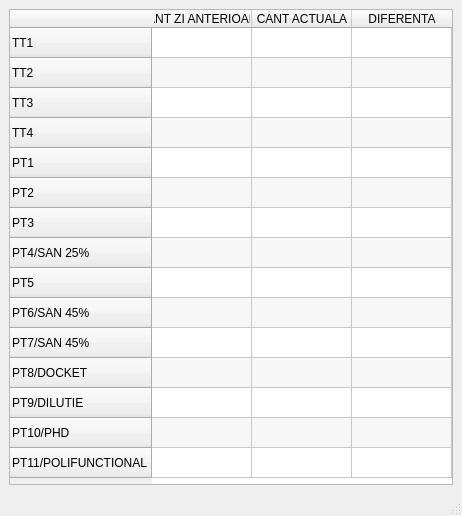
<?xml version="1.0" encoding="UTF-8"?>
<ui version="4.0">
 <class>TabelTanc</class>
 <widget class="QMainWindow" name="TabelTanc">
  <property name="geometry">
   <rect>
    <x>0</x>
    <y>0</y>
    <width>462</width>
    <height>516</height>
   </rect>
  </property>
  <property name="windowTitle">
   <string>MainWindow</string>
  </property>
  <property name="documentMode">
   <bool>false</bool>
  </property>
  <widget class="QWidget" name="WidgetTabel">
   <layout class="QVBoxLayout" name="verticalLayout">
    <item>
     <widget class="QTableWidget" name="TabelDate">
      <property name="font">
       <font>
        <bold>false</bold>
       </font>
      </property>
      <property name="frameShadow">
       <enum>QFrame::Raised</enum>
      </property>
      <property name="verticalScrollBarPolicy">
       <enum>Qt::ScrollBarAsNeeded</enum>
      </property>
      <property name="sizeAdjustPolicy">
       <enum>QAbstractScrollArea::AdjustToContents</enum>
      </property>
      <property name="autoScroll">
       <bool>true</bool>
      </property>
      <property name="autoScrollMargin">
       <number>16</number>
      </property>
      <property name="editTriggers">
       <set>QAbstractItemView::NoEditTriggers</set>
      </property>
      <property name="tabKeyNavigation">
       <bool>true</bool>
      </property>
      <property name="showDropIndicator" stdset="0">
       <bool>true</bool>
      </property>
      <property name="dragDropOverwriteMode">
       <bool>true</bool>
      </property>
      <property name="alternatingRowColors">
       <bool>true</bool>
      </property>
      <property name="selectionMode">
       <enum>QAbstractItemView::ExtendedSelection</enum>
      </property>
      <property name="selectionBehavior">
       <enum>QAbstractItemView::SelectRows</enum>
      </property>
      <property name="textElideMode">
       <enum>Qt::ElideMiddle</enum>
      </property>
      <property name="showGrid">
       <bool>true</bool>
      </property>
      <property name="gridStyle">
       <enum>Qt::SolidLine</enum>
      </property>
      <property name="sortingEnabled">
       <bool>false</bool>
      </property>
      <property name="wordWrap">
       <bool>false</bool>
      </property>
      <property name="cornerButtonEnabled">
       <bool>true</bool>
      </property>
      <attribute name="horizontalHeaderVisible">
       <bool>true</bool>
      </attribute>
      <attribute name="horizontalHeaderCascadingSectionResizes">
       <bool>false</bool>
      </attribute>
      <attribute name="horizontalHeaderHighlightSections">
       <bool>true</bool>
      </attribute>
      <attribute name="verticalHeaderVisible">
       <bool>true</bool>
      </attribute>
      <attribute name="verticalHeaderHighlightSections">
       <bool>true</bool>
      </attribute>
      <row>
       <property name="text">
        <string>TT1</string>
       </property>
      </row>
      <row>
       <property name="text">
        <string>TT2</string>
       </property>
      </row>
      <row>
       <property name="text">
        <string>TT3</string>
       </property>
      </row>
      <row>
       <property name="text">
        <string>TT4</string>
       </property>
      </row>
      <row>
       <property name="text">
        <string>PT1</string>
       </property>
      </row>
      <row>
       <property name="text">
        <string>PT2</string>
       </property>
      </row>
      <row>
       <property name="text">
        <string>PT3</string>
       </property>
      </row>
      <row>
       <property name="text">
        <string>PT4/SAN 25%</string>
       </property>
      </row>
      <row>
       <property name="text">
        <string>PT5</string>
       </property>
      </row>
      <row>
       <property name="text">
        <string>PT6/SAN 45%</string>
       </property>
      </row>
      <row>
       <property name="text">
        <string>PT7/SAN 45%</string>
       </property>
      </row>
      <row>
       <property name="text">
        <string>PT8/DOCKET</string>
       </property>
      </row>
      <row>
       <property name="text">
        <string>PT9/DILUTIE</string>
       </property>
      </row>
      <row>
       <property name="text">
        <string>PT10/PHD</string>
       </property>
      </row>
      <row>
       <property name="text">
        <string>PT11/POLIFUNCTIONAL</string>
       </property>
      </row>
      <column>
       <property name="text">
        <string>CANT ZI ANTERIOARA</string>
       </property>
      </column>
      <column>
       <property name="text">
        <string>CANT ACTUALA</string>
       </property>
      </column>
      <column>
       <property name="text">
        <string>DIFERENTA</string>
       </property>
      </column>
      <item row="8" column="0">
       <property name="text">
        <string/>
       </property>
      </item>
     </widget>
    </item>
   </layout>
  </widget>
  <widget class="QStatusBar" name="statusbar">
   <property name="enabled">
    <bool>true</bool>
   </property>
  </widget>
 </widget>
 <resources/>
 <connections/>
</ui>
